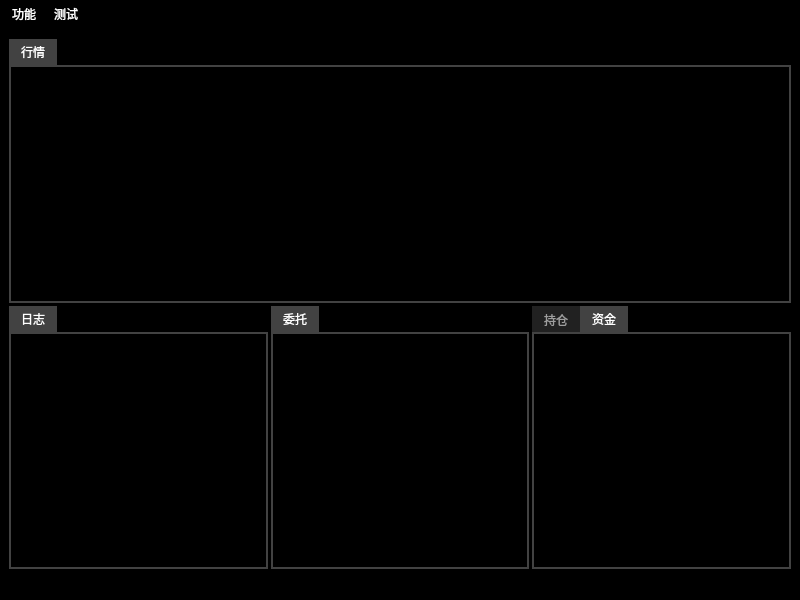
<?xml version="1.0" encoding="UTF-8"?>
<ui version="4.0">
 <class>MainWindow</class>
 <widget class="QMainWindow" name="MainWindow">
  <property name="geometry">
   <rect>
    <x>0</x>
    <y>0</y>
    <width>800</width>
    <height>600</height>
   </rect>
  </property>
  <property name="windowTitle">
   <string>MainWindow</string>
  </property>
  <property name="styleSheet">
   <string notr="true">color: rgb(255, 255, 255);
background-color: rgb(0, 0, 0);</string>
  </property>
  <widget class="QWidget" name="centralwidget">
   <property name="styleSheet">
    <string notr="true"/>
   </property>
   <layout class="QGridLayout" name="gridLayout">
    <item row="0" column="0">
     <widget class="QSplitter" name="splitter_2">
      <property name="styleSheet">
       <string notr="true">QSplitter::handle{
    background-color:black;
    height:3px;
}</string>
      </property>
      <property name="orientation">
       <enum>Qt::Vertical</enum>
      </property>
      <widget class="QTabWidget" name="topTab">
       <property name="minimumSize">
        <size>
         <width>0</width>
         <height>0</height>
        </size>
       </property>
       <property name="maximumSize">
        <size>
         <width>16777215</width>
         <height>16777215</height>
        </size>
       </property>
       <property name="styleSheet">
        <string notr="true">QTabBar::tab{
	color:#9E9E9E;
    background-color:#212121;
}
QTabBar::tab::selected{
	color:white;
    background-color:#424242;
}
QTabWidget::pane{
    border: 2px solid #424242;
}
</string>
       </property>
       <widget class="QWidget" name="topTab_1">
        <property name="accessibleName">
         <string/>
        </property>
        <property name="styleSheet">
         <string notr="true"/>
        </property>
        <attribute name="title">
         <string>行情</string>
        </attribute>
        <layout class="QGridLayout" name="gridLayout_2">
         <property name="leftMargin">
          <number>0</number>
         </property>
         <property name="topMargin">
          <number>0</number>
         </property>
         <property name="rightMargin">
          <number>0</number>
         </property>
         <property name="bottomMargin">
          <number>0</number>
         </property>
         <item row="0" column="0">
          <widget class="QuoteTable" name="quoteTable">
           <property name="styleSheet">
            <string notr="true">QTableView{
    border: none;
}
QHeaderView::section{
    border:none;
    color:#00BCD4;
    padding: 6px 0;
    background-color: #424242;
}</string>
           </property>
          </widget>
         </item>
        </layout>
       </widget>
      </widget>
      <widget class="QSplitter" name="splitter">
       <property name="styleSheet">
        <string notr="true">QSplitter::handle{
    background-color:black;
    height:3px;
}</string>
       </property>
       <property name="orientation">
        <enum>Qt::Horizontal</enum>
       </property>
       <widget class="QTabWidget" name="bottomLeftTab">
        <property name="styleSheet">
         <string notr="true">QTabBar::tab{
	color:#9E9E9E;
    background-color:#212121;
}
QTabBar::tab::selected{
	color:white;
    background-color:#424242;
}
QTabWidget::pane{
    border: 2px solid #424242;
}
</string>
        </property>
        <property name="currentIndex">
         <number>0</number>
        </property>
        <widget class="QWidget" name="bottomLeftTab_1">
         <attribute name="title">
          <string>日志</string>
         </attribute>
         <layout class="QGridLayout" name="gridLayout_4">
          <property name="leftMargin">
           <number>0</number>
          </property>
          <property name="topMargin">
           <number>0</number>
          </property>
          <property name="rightMargin">
           <number>0</number>
          </property>
          <property name="bottomMargin">
           <number>0</number>
          </property>
          <property name="horizontalSpacing">
           <number>6</number>
          </property>
          <item row="0" column="0">
           <widget class="QTextEdit" name="logText">
            <property name="enabled">
             <bool>true</bool>
            </property>
            <property name="styleSheet">
             <string notr="true">border:none;</string>
            </property>
            <property name="readOnly">
             <bool>true</bool>
            </property>
           </widget>
          </item>
         </layout>
        </widget>
       </widget>
       <widget class="QTabWidget" name="bottomCenterTab">
        <property name="styleSheet">
         <string notr="true">QTabBar::tab{
	color:#9E9E9E;
    background-color:#212121;
}
QTabBar::tab::selected{
	color:white;
    background-color:#424242;
}
QTabWidget::pane{
    border: 2px solid #424242;
}
</string>
        </property>
        <property name="currentIndex">
         <number>0</number>
        </property>
        <widget class="QWidget" name="bottomCenterTab_1">
         <attribute name="title">
          <string>委托</string>
         </attribute>
         <layout class="QGridLayout" name="gridLayout_3">
          <property name="leftMargin">
           <number>0</number>
          </property>
          <property name="topMargin">
           <number>0</number>
          </property>
          <property name="rightMargin">
           <number>0</number>
          </property>
          <property name="bottomMargin">
           <number>0</number>
          </property>
          <item row="0" column="0">
           <widget class="EntrustTable" name="entrustTable">
            <property name="styleSheet">
             <string notr="true">QTableView{
    border: none;
}
QHeaderView::section{
    border:none;
    color:white;
    padding: 6px 0;
    background-color: #424242;
}</string>
            </property>
           </widget>
          </item>
         </layout>
        </widget>
       </widget>
       <widget class="QTabWidget" name="bottomRightTab">
        <property name="styleSheet">
         <string notr="true">QTabBar::tab{
	color:#9E9E9E;
    background-color:#212121;
}
QTabBar::tab::selected{
	color:white;
    background-color:#424242;
}
QTabWidget::pane{
    border: 2px solid #424242;
}
</string>
        </property>
        <property name="currentIndex">
         <number>1</number>
        </property>
        <widget class="QWidget" name="bottomRightTab_1">
         <attribute name="title">
          <string>持仓</string>
         </attribute>
         <layout class="QGridLayout" name="gridLayout_6">
          <property name="leftMargin">
           <number>0</number>
          </property>
          <property name="topMargin">
           <number>0</number>
          </property>
          <property name="rightMargin">
           <number>0</number>
          </property>
          <property name="bottomMargin">
           <number>0</number>
          </property>
          <item row="0" column="0">
           <widget class="PosTable" name="posTable">
            <property name="styleSheet">
             <string notr="true">QTableView{
    border: none;
}
QHeaderView::section{
    border:none;
    color:white;
    padding: 6px 0;
    background-color: #424242;
}</string>
            </property>
           </widget>
          </item>
         </layout>
        </widget>
        <widget class="QWidget" name="bottomRightTab_2">
         <attribute name="title">
          <string>资金</string>
         </attribute>
         <layout class="QGridLayout" name="gridLayout_5">
          <property name="leftMargin">
           <number>0</number>
          </property>
          <property name="topMargin">
           <number>0</number>
          </property>
          <property name="rightMargin">
           <number>0</number>
          </property>
          <property name="bottomMargin">
           <number>0</number>
          </property>
          <property name="horizontalSpacing">
           <number>6</number>
          </property>
          <item row="0" column="0">
           <widget class="FundTable" name="fundTable">
            <property name="styleSheet">
             <string notr="true">QTableView{
    border: none;
}
QHeaderView::section{
    border:none;
    color:white;
    padding: 6px 0;
    background-color: #424242;
}</string>
            </property>
           </widget>
          </item>
         </layout>
        </widget>
       </widget>
      </widget>
     </widget>
    </item>
   </layout>
  </widget>
  <widget class="QMenuBar" name="menubar">
   <property name="geometry">
    <rect>
     <x>0</x>
     <y>0</y>
     <width>800</width>
     <height>33</height>
    </rect>
   </property>
   <property name="styleSheet">
    <string notr="true">QMenu::item{
    background-color:black;
    color:white;
    padding: 6px;
}
QMenu::item:selected{
    background-color:#757575;
}
QMenuBar::item{
    padding: 6px;
}
QMenuBar::item:selected{
    background-color:#757575;
}</string>
   </property>
   <widget class="QMenu" name="menu">
    <property name="title">
     <string>功能</string>
    </property>
    <addaction name="action_5"/>
    <addaction name="action_6"/>
   </widget>
   <widget class="QMenu" name="test">
    <property name="title">
     <string>测试</string>
    </property>
    <addaction name="action"/>
    <addaction name="action_2"/>
   </widget>
   <addaction name="menu"/>
   <addaction name="test"/>
  </widget>
  <widget class="QStatusBar" name="statusbar">
   <property name="styleSheet">
    <string notr="true">color: rgb(255, 255, 255);
background-color: rgb(0, 0, 0);</string>
   </property>
  </widget>
  <action name="action">
   <property name="text">
    <string>测试1</string>
   </property>
  </action>
  <action name="action_2">
   <property name="text">
    <string>测试2</string>
   </property>
  </action>
  <action name="action_5">
   <property name="text">
    <string>交易</string>
   </property>
  </action>
  <action name="action_6">
   <property name="text">
    <string>策略</string>
   </property>
  </action>
 </widget>
 <customwidgets>
  <customwidget>
   <class>QuoteTable</class>
   <extends>QTableView</extends>
   <header>quotetable.h</header>
  </customwidget>
  <customwidget>
   <class>FundTable</class>
   <extends>QTableView</extends>
   <header>fundtable.h</header>
  </customwidget>
  <customwidget>
   <class>PosTable</class>
   <extends>QTableView</extends>
   <header>postable.h</header>
  </customwidget>
  <customwidget>
   <class>EntrustTable</class>
   <extends>QTableView</extends>
   <header>entrusttable.h</header>
  </customwidget>
 </customwidgets>
 <tabstops>
  <tabstop>topTab</tabstop>
  <tabstop>quoteTable</tabstop>
  <tabstop>bottomLeftTab</tabstop>
  <tabstop>logText</tabstop>
  <tabstop>bottomCenterTab</tabstop>
  <tabstop>entrustTable</tabstop>
  <tabstop>bottomRightTab</tabstop>
  <tabstop>posTable</tabstop>
  <tabstop>fundTable</tabstop>
 </tabstops>
 <resources/>
 <connections/>
</ui>
